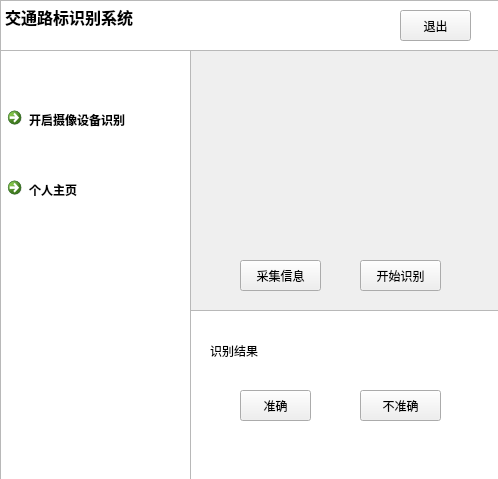
<?xml version="1.0" encoding="UTF-8"?>
<ui version="4.0">
 <class>Form</class>
 <widget class="QWidget" name="Form">
  <property name="geometry">
   <rect>
    <x>0</x>
    <y>0</y>
    <width>498</width>
    <height>479</height>
   </rect>
  </property>
  <property name="windowTitle">
   <string>Form</string>
  </property>
  <widget class="QTextEdit" name="textEdit">
   <property name="geometry">
    <rect>
     <x>0</x>
     <y>0</y>
     <width>511</width>
     <height>51</height>
    </rect>
   </property>
   <property name="html">
    <string>&lt;!DOCTYPE HTML PUBLIC &quot;-//W3C//DTD HTML 4.0//EN&quot; &quot;http://www.w3.org/TR/REC-html40/strict.dtd&quot;&gt;
&lt;html&gt;&lt;head&gt;&lt;meta name=&quot;qrichtext&quot; content=&quot;1&quot; /&gt;&lt;style type=&quot;text/css&quot;&gt;
p, li { white-space: pre-wrap; }
&lt;/style&gt;&lt;/head&gt;&lt;body style=&quot; font-family:'SimSun'; font-size:9pt; font-weight:400; font-style:normal;&quot;&gt;
&lt;p style=&quot; margin-top:0px; margin-bottom:0px; margin-left:0px; margin-right:0px; -qt-block-indent:0; text-indent:0px;&quot;&gt;&lt;span style=&quot; font-size:12pt; font-weight:600;&quot;&gt;交通路标识别系统&lt;/span&gt;&lt;/p&gt;&lt;/body&gt;&lt;/html&gt;</string>
   </property>
  </widget>
  <widget class="QTextEdit" name="textEdit_2">
   <property name="geometry">
    <rect>
     <x>0</x>
     <y>50</y>
     <width>191</width>
     <height>431</height>
    </rect>
   </property>
  </widget>
  <widget class="QCommandLinkButton" name="commandLinkButton_photo">
   <property name="geometry">
    <rect>
     <x>0</x>
     <y>100</y>
     <width>186</width>
     <height>41</height>
    </rect>
   </property>
   <property name="text">
    <string>开启摄像设备识别</string>
   </property>
  </widget>
  <widget class="QCommandLinkButton" name="commandLinkButton_">
   <property name="geometry">
    <rect>
     <x>0</x>
     <y>170</y>
     <width>186</width>
     <height>41</height>
    </rect>
   </property>
   <property name="text">
    <string>个人主页</string>
   </property>
  </widget>
  <widget class="QLabel" name="label">
   <property name="geometry">
    <rect>
     <x>210</x>
     <y>80</y>
     <width>71</width>
     <height>21</height>
    </rect>
   </property>
   <property name="text">
    <string/>
   </property>
  </widget>
  <widget class="QPushButton" name="pushButton_collect">
   <property name="geometry">
    <rect>
     <x>240</x>
     <y>260</y>
     <width>81</width>
     <height>31</height>
    </rect>
   </property>
   <property name="styleSheet">
    <string notr="true">font: 10pt &quot;Adobe 黑体 Std R&quot;;</string>
   </property>
   <property name="text">
    <string>采集信息</string>
   </property>
  </widget>
  <widget class="QPushButton" name="pushButton_recognize">
   <property name="geometry">
    <rect>
     <x>360</x>
     <y>260</y>
     <width>81</width>
     <height>31</height>
    </rect>
   </property>
   <property name="styleSheet">
    <string notr="true">font: 10pt &quot;Adobe 黑体 Std R&quot;;</string>
   </property>
   <property name="text">
    <string>开始识别</string>
   </property>
  </widget>
  <widget class="QTextBrowser" name="textBrowser">
   <property name="geometry">
    <rect>
     <x>190</x>
     <y>310</y>
     <width>311</width>
     <height>192</height>
    </rect>
   </property>
  </widget>
  <widget class="QLabel" name="label_2">
   <property name="geometry">
    <rect>
     <x>210</x>
     <y>340</y>
     <width>81</width>
     <height>21</height>
    </rect>
   </property>
   <property name="styleSheet">
    <string notr="true">font: 10pt &quot;Adobe 黑体 Std R&quot;;</string>
   </property>
   <property name="text">
    <string>识别结果</string>
   </property>
  </widget>
  <widget class="QPushButton" name="pushButton_yes">
   <property name="geometry">
    <rect>
     <x>240</x>
     <y>390</y>
     <width>71</width>
     <height>31</height>
    </rect>
   </property>
   <property name="styleSheet">
    <string notr="true">font: 10pt &quot;Adobe 黑体 Std R&quot;;</string>
   </property>
   <property name="text">
    <string>准确</string>
   </property>
  </widget>
  <widget class="QPushButton" name="pushButton_no">
   <property name="geometry">
    <rect>
     <x>360</x>
     <y>390</y>
     <width>81</width>
     <height>31</height>
    </rect>
   </property>
   <property name="styleSheet">
    <string notr="true">font: 10pt &quot;Adobe 黑体 Std R&quot;;</string>
   </property>
   <property name="text">
    <string>不准确</string>
   </property>
  </widget>
  <widget class="QPushButton" name="pushButton_exit">
   <property name="geometry">
    <rect>
     <x>400</x>
     <y>10</y>
     <width>71</width>
     <height>31</height>
    </rect>
   </property>
   <property name="text">
    <string>退出</string>
   </property>
  </widget>
 </widget>
 <resources/>
 <connections/>
</ui>
